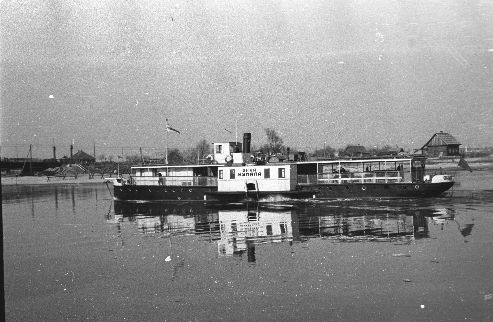
#> input picture opencv/boat1_resize.jpg, 493 x 322 px, found by its file name
$ python teacher1_2.py
#> lines starting #> are read from the running program, lines starting #| are printed output that depends on the picture
import numpy as np
import cv2 as cv
img=cv.imread(r'/Users/gaoyuhang/GitProgram/opencv/boat1_resize.jpg',0)
#> img is the input picture: shape (322, 493); min 6, max 255, mean 146
cv.imshow("1",img)
cv.waitKey(0)
kernel1=np.array([[1,1,1],
[0,0,0],
[-1,-1,-1]])
img=cv.copyMakeBorder(img,1,1,2,2,cv.BORDER_REPLICATE)
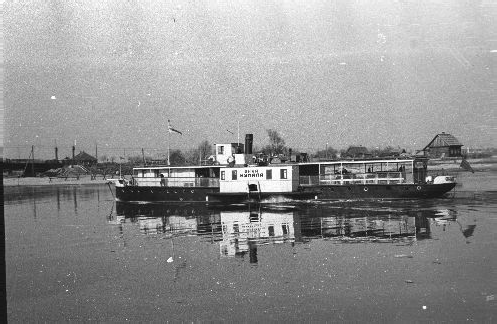
#> img: shape (324, 497); min 6, max 255, mean 145.9
for i in range(0,321,1):
    for j in range(0,492,1):
        a=np.abs(np.sum(np.multiply(img[i:i+3,j:j+3],kernel1)))
        img[i+1,j+2]=a
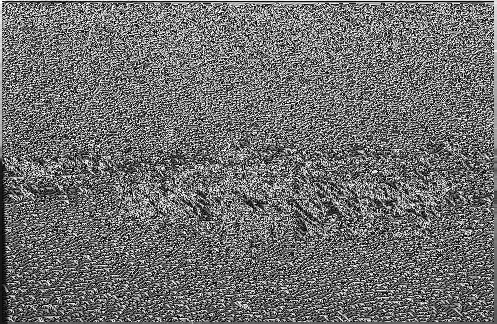
#> img: shape (324, 497); min 0, max 255, mean 110.3
img=img[1:323,2:495]
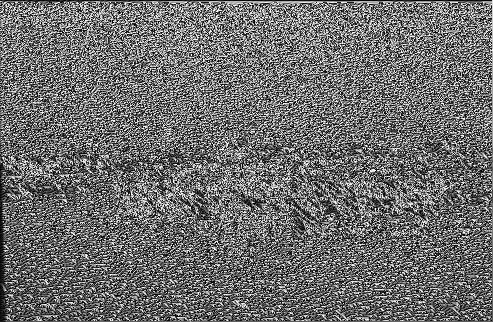
#> img: shape (322, 493); min 0, max 255, mean 109.8
cv.imshow("1",img)
cv.waitKey(0)
cv.destroyAllWindows()
